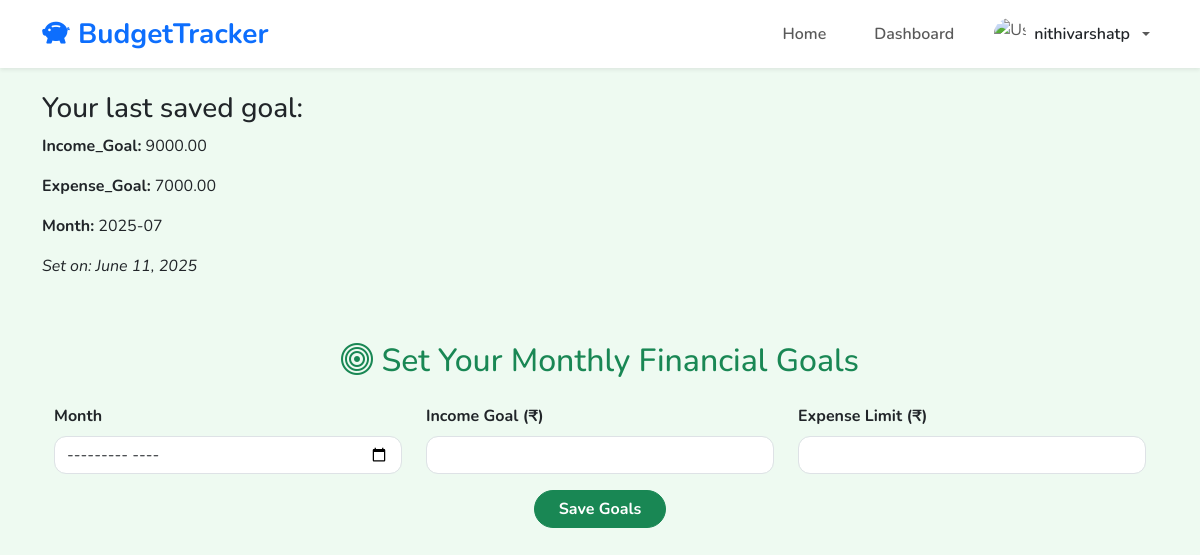
The app's page /set-goal/ (signed in) with its own data.
### tracker_app/models.py (models this page shows, shortened)
class Goal(models.Model):
    user = models.ForeignKey(User, on_delete=models.CASCADE)
    income_goal = models.DecimalField(max_digits=10, decimal_places=2)
    expense_goal = models.DecimalField(max_digits=10, decimal_places=2)
    month = models.CharField(max_length=20)
    created_at = models.DateTimeField(default=timezone.now)

### tracker_app/views.py (the view, shortened to what this page needs)
# urls.py: path('set-goal/', set_goals_view, name='set_goal'),
@login_required
def set_goals_view(request):
    last_goal = Goal.objects.filter(user=request.user).order_by('-created_at').first()
    return render(request, 'set_goal.html', {'last_goal': last_goal})

### tracker_app/templates/set_goal.html (shortened to what this page needs)
{% extends "base.html" %}
{% block content %}
{% if last_goal %}
  <div class="last-goal">
    <h3>Your last saved goal:</h3>
    <p><strong>Income_Goal:</strong> {{ last_goal.income_goal }}</p>
    <p><strong>Expense_Goal:</strong> {{ last_goal.expense_goal}}</p>
    <p><strong>Month:</strong> {{ last_goal.month  }}</p>
    <p><em>Set on: {{ last_goal.created_at|date:"F j, Y" }}</em></p>
  </div>
{% else %}
  <p>You have no saved goals yet.</p>
{% endif %}
<div class="container py-5">
  <h2 class="text-center mb-4 text-success">
    <i class="bi bi-bullseye"></i> Set Your Monthly Financial Goals
  </h2>
  <form method="POST" class="row g-4 justify-content-center">
    <div class="col-md-4">
      <label for="month" class="form-label fw-bold">Month</label>
      <input type="month" id="month" name="month" class="form-control" required>
    </div>
    <div class="col-md-4">
      <label for="income_goal" class="form-label fw-bold">Income Goal (₹)</label>
      <input type="number" id="income_goal" name="income_goal" class="form-control" min="0" step="0.01" required>
    </div>
    <div class="col-md-4">
      <label for="expense_goal" class="form-label fw-bold">Expense Limit (₹)</label>
      <input type="number" id="expense_goal" name="expense_goal" class="form-control" min="0" step="0.01" required>
    </div>
    <div class="col-12 text-center mt-3">
      <button type="submit" class="btn btn-success px-4">Save Goals</button>
    </div>
  </form>
</div>
{% endblock %}

### tracker_app/templates/base.html (shortened to what this page needs)
<!DOCTYPE html>
<html lang="en">
<head>
  <link href="https://cdn.jsdelivr.net/npm/bootstrap@5.3.3/dist/css/bootstrap.min.css" rel="stylesheet" />
  <link href="https://cdn.jsdelivr.net/npm/bootstrap-icons@1.10.5/font/bootstrap-icons.css" rel="stylesheet" />
</head>
<body>
<nav class="navbar navbar-expand-lg navbar-light bg-white shadow-sm sticky-top">
  <div class="container">
    <a class="navbar-brand fw-bold fs-3 text-primary" href="{% url 'home' %}">
      <i class="bi bi-piggy-bank-fill me-2"></i>BudgetTracker
    </a>
    <div class="collapse navbar-collapse" id="navbarContent">
      <ul class="navbar-nav ms-auto align-items-center gap-3">
        <li class="nav-item">
          <a class="nav-link fw-semibold fs-6 px-3 py-2 rounded
             {% if request.path == '/' %}active-link{% endif %}"
             href="{% url 'home' %}">Home</a>
        </li>
        {% if user.is_authenticated %}
          <li class="nav-item">
            <a class="nav-link fw-semibold fs-6 px-3 py-2 rounded
               {% if request.path == '/dashboard/' %}active-link{% endif %}"
               href="{% url 'dashboard' %}">Dashboard</a>
          </li>
          <li class="nav-item dropdown">
            <a
              class="nav-link dropdown-toggle d-flex align-items-center gap-2"
              href="#"
              id="userDropdown"
              role="button"
              data-bs-toggle="dropdown"
              aria-expanded="false"
            >
              <img
                src="{{ user.profile.avatar_url|default:'/static/default-avatar.png' }}"
                alt="User Avatar"
                class="rounded-circle"
                width="32"
                height="32"
              />
              <span class="fw-semibold text-dark">{{ user.username }}</span>
            </a>
          </li>
        {% endif %}
      </ul>
    </div>
  </div>
</nav>
<div class="container mt-4">
  {% block content %}{% endblock %}
</div>
</body>
</html>

### tracker_app/templates/base.html (style rules this page uses)
body { font-family: 'Nunito', sans-serif; background-color: #f8f9fb; }
nav.navbar { box-shadow: 0 4px 10px rgb(0 0 0 / 0.1); }

### tracker_app/templates/set_goal.html (style rules this page uses)
body { background: #eefaf1; }
.form-control { border-radius: 12px; }
.btn-success { border-radius: 25px; font-weight: bold; }

### records on screen
Goal: income_goal "9000.00", expense_goal "7000.00", month "2025-07", created_at "June 11, 2025"

### other values on screen
{{ user.username }} "nithivarshatp"
